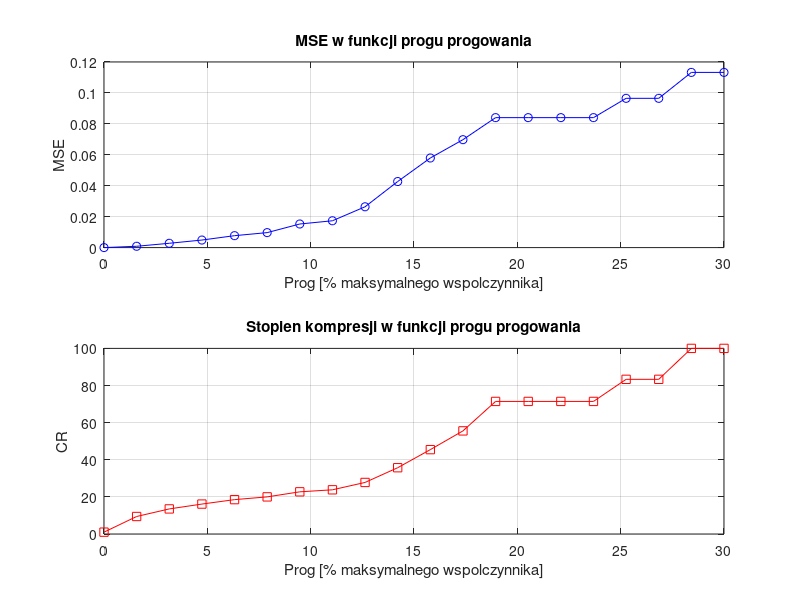

This figure's MATLAB source:
% Lab 12 - Przyklad 3: Jakosc kompresji DCT w funkcji progu
fs = 1000;
T  = 0.5;
t  = 0 : 1/fs : T-1/fs;
x  = sin(2*pi*20*t) + 0.5*sin(2*pi*60*t) + 0.2*sin(2*pi*150*t);

X_dct = dct(x);
thresholds = linspace(0, 0.3, 20);
mse = zeros(size(thresholds));
cr  = zeros(size(thresholds));

for i = 1:length(thresholds)
    thr = thresholds(i);
    X_thr = X_dct;
    X_thr(abs(X_dct) < thr * max(abs(X_dct))) = 0;

    x_rec = idct(X_thr);
    mse(i) = mean((x - x_rec).^2);
    cr(i)  = length(X_dct) / max(nnz(X_thr), 1);
end

figure;
subplot(2,1,1);
plot(thresholds * 100, mse, 'o-b');
title('MSE w funkcji progu progowania');
xlabel('Prog [% maksymalnego wspolczynnika]'); ylabel('MSE'); grid on;

subplot(2,1,2);
plot(thresholds * 100, cr, 's-r');
title('Stopien kompresji w funkcji progu progowania');
xlabel('Prog [% maksymalnego wspolczynnika]'); ylabel('CR'); grid on;
